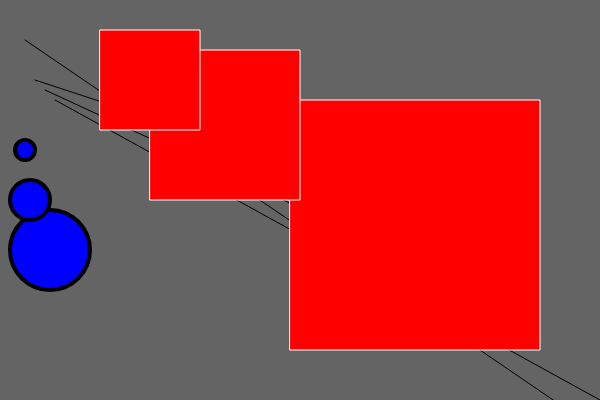
Frame 1 (no input)
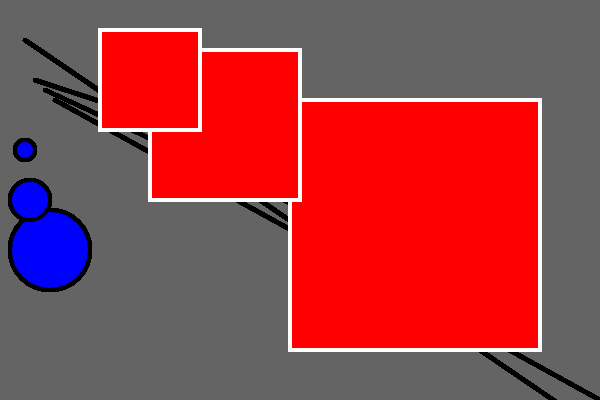
Frame 60 (no input)
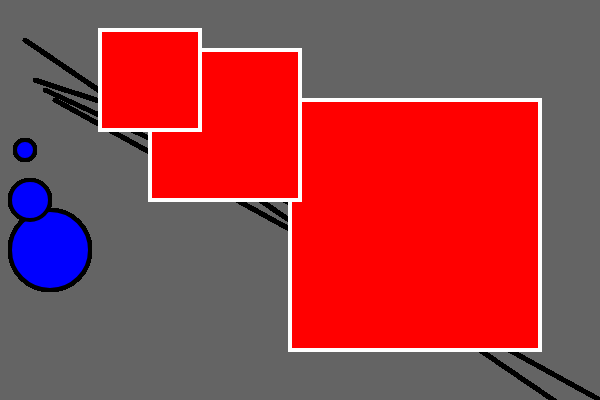
Frame 120 (the mouse pressed at the canvas centre since frame 60)

The p5.js sketch that drew these frames (run headless with seeded random() and noise() and a simulated clock; from frame 60 on, the mouse is pressed at the canvas centre):

// p5.js sketch
// ── sketch.js
function setup(){
    createCanvas(600,400);
    background(100,100,100);
}

function draw(){
    line(35,80,400,200);
    line(45,90,500,300);
    line(55,100,600,400);
    line(25,40,700,500);
    
    stroke(255,255,255);
    fill(255,0,0);
    rect(290,100,250,250);
    rect(150,50,150,150);
    rect(100,30,100,100);
    
    
    stroke(0,0,0);
    strokeWeight(4);
    fill(0,0,255);
    ellipse(50,250,80,80);
    ellipse(30,200,40,40);
    ellipse(25,150,20,20); 
}
